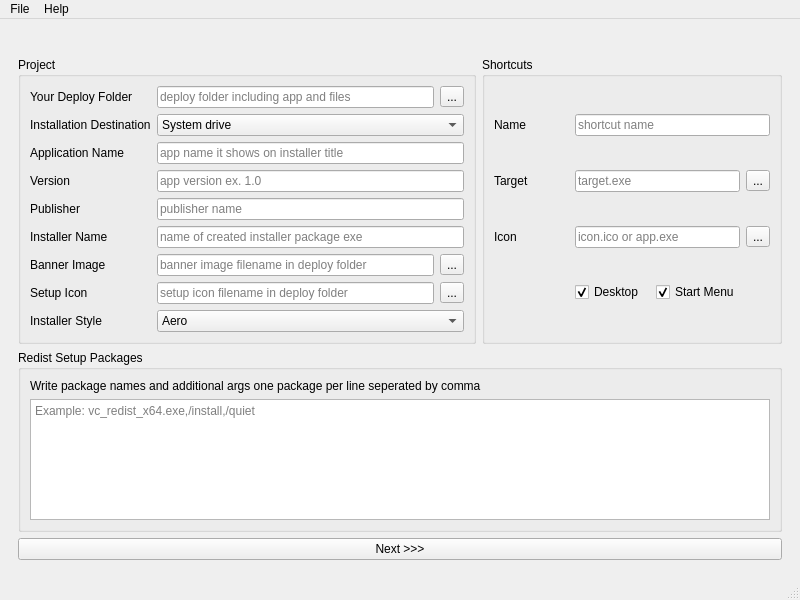
<?xml version="1.0" encoding="UTF-8"?>
<ui version="4.0">
 <class>MainWindow</class>
 <widget class="QMainWindow" name="MainWindow">
  <property name="geometry">
   <rect>
    <x>0</x>
    <y>0</y>
    <width>800</width>
    <height>600</height>
   </rect>
  </property>
  <property name="minimumSize">
   <size>
    <width>800</width>
    <height>600</height>
   </size>
  </property>
  <property name="maximumSize">
   <size>
    <width>800</width>
    <height>628</height>
   </size>
  </property>
  <property name="windowTitle">
   <string>QSetupCreator</string>
  </property>
  <property name="windowIcon">
   <iconset resource="icon.qrc">
    <normaloff>:/icon.ico</normaloff>:/icon.ico</iconset>
  </property>
  <widget class="QWidget" name="centralwidget">
   <layout class="QGridLayout" name="gridLayout_4">
    <item row="2" column="0">
     <widget class="QStackedWidget" name="stackedWidget">
      <property name="currentIndex">
       <number>0</number>
      </property>
      <widget class="QWidget" name="page">
       <layout class="QGridLayout" name="gridLayout_5">
        <item row="1" column="0" colspan="2">
         <widget class="QGroupBox" name="groupBox_6">
          <property name="title">
           <string>Redist Setup Packages</string>
          </property>
          <layout class="QGridLayout" name="gridLayout_6">
           <item row="1" column="0">
            <widget class="QTextEdit" name="textEdit">
             <property name="tabChangesFocus">
              <bool>true</bool>
             </property>
             <property name="lineWrapMode">
              <enum>QTextEdit::NoWrap</enum>
             </property>
             <property name="acceptRichText">
              <bool>true</bool>
             </property>
             <property name="placeholderText">
              <string>Example: vc_redist_x64.exe,/install,/quiet</string>
             </property>
            </widget>
           </item>
           <item row="0" column="0">
            <widget class="QLabel" name="label_10">
             <property name="text">
              <string>Write package names and additional args one package per line seperated by comma</string>
             </property>
            </widget>
           </item>
          </layout>
         </widget>
        </item>
        <item row="0" column="1">
         <widget class="QGroupBox" name="groupBox_3">
          <property name="maximumSize">
           <size>
            <width>300</width>
            <height>16777215</height>
           </size>
          </property>
          <property name="title">
           <string>Shortcuts</string>
          </property>
          <layout class="QGridLayout" name="gridLayout_3">
           <item row="0" column="0">
            <widget class="QLabel" name="label_8">
             <property name="text">
              <string>Name</string>
             </property>
            </widget>
           </item>
           <item row="1" column="0">
            <widget class="QLabel" name="label_9">
             <property name="text">
              <string>Target</string>
             </property>
            </widget>
           </item>
           <item row="1" column="2" colspan="2">
            <widget class="QLineEdit" name="lineEdit_target">
             <property name="placeholderText">
              <string>target.exe</string>
             </property>
            </widget>
           </item>
           <item row="3" column="3">
            <widget class="QCheckBox" name="checkBox_startmenu">
             <property name="text">
              <string>Start Menu</string>
             </property>
             <property name="checked">
              <bool>true</bool>
             </property>
            </widget>
           </item>
           <item row="3" column="2">
            <widget class="QCheckBox" name="checkBox_desktop">
             <property name="text">
              <string>Desktop</string>
             </property>
             <property name="checked">
              <bool>true</bool>
             </property>
            </widget>
           </item>
           <item row="1" column="4">
            <widget class="QToolButton" name="toolButton">
             <property name="text">
              <string>...</string>
             </property>
            </widget>
           </item>
           <item row="2" column="0">
            <widget class="QLabel" name="label_12">
             <property name="text">
              <string>Icon</string>
             </property>
            </widget>
           </item>
           <item row="0" column="2" colspan="3">
            <widget class="QLineEdit" name="lineEdit_nameshortcut">
             <property name="placeholderText">
              <string>shortcut name</string>
             </property>
            </widget>
           </item>
           <item row="2" column="2" colspan="2">
            <widget class="QLineEdit" name="lineEdit_icon">
             <property name="placeholderText">
              <string>icon.ico or app.exe</string>
             </property>
            </widget>
           </item>
           <item row="2" column="4">
            <widget class="QToolButton" name="toolButton_icon">
             <property name="text">
              <string>...</string>
             </property>
            </widget>
           </item>
          </layout>
         </widget>
        </item>
        <item row="2" column="0" colspan="2">
         <widget class="QPushButton" name="pushButton">
          <property name="text">
           <string>Next &gt;&gt;&gt;</string>
          </property>
         </widget>
        </item>
        <item row="0" column="0">
         <widget class="QGroupBox" name="groupBox_2">
          <property name="title">
           <string>Project</string>
          </property>
          <layout class="QGridLayout" name="gridLayout_2">
           <item row="5" column="0">
            <widget class="QLabel" name="label_4">
             <property name="text">
              <string>Installer Name</string>
             </property>
            </widget>
           </item>
           <item row="4" column="0">
            <widget class="QLabel" name="label_6">
             <property name="text">
              <string>Publisher</string>
             </property>
            </widget>
           </item>
           <item row="7" column="1" colspan="3">
            <widget class="QLineEdit" name="lineEdit_setupicon">
             <property name="placeholderText">
              <string>setup icon filename in deploy folder</string>
             </property>
            </widget>
           </item>
           <item row="3" column="0">
            <widget class="QLabel" name="label_5">
             <property name="text">
              <string>Version</string>
             </property>
            </widget>
           </item>
           <item row="7" column="0">
            <widget class="QLabel" name="label_13">
             <property name="text">
              <string>Setup Icon</string>
             </property>
            </widget>
           </item>
           <item row="8" column="0">
            <widget class="QLabel" name="label_7">
             <property name="text">
              <string>Installer Style</string>
             </property>
            </widget>
           </item>
           <item row="1" column="0">
            <widget class="QLabel" name="label_14">
             <property name="text">
              <string>Installation Destination</string>
             </property>
            </widget>
           </item>
           <item row="6" column="1" colspan="3">
            <widget class="QLineEdit" name="lineEdit_banner">
             <property name="placeholderText">
              <string>banner image filename in deploy folder</string>
             </property>
            </widget>
           </item>
           <item row="0" column="0">
            <widget class="QLabel" name="label_2">
             <property name="text">
              <string>Your Deploy Folder</string>
             </property>
            </widget>
           </item>
           <item row="2" column="0">
            <widget class="QLabel" name="label_3">
             <property name="text">
              <string>Application Name</string>
             </property>
            </widget>
           </item>
           <item row="6" column="0">
            <widget class="QLabel" name="label_11">
             <property name="text">
              <string>Banner Image</string>
             </property>
            </widget>
           </item>
           <item row="6" column="4">
            <widget class="QToolButton" name="toolButton_setupbanner">
             <property name="text">
              <string>...</string>
             </property>
            </widget>
           </item>
           <item row="7" column="4">
            <widget class="QToolButton" name="toolButton_setupicon">
             <property name="text">
              <string>...</string>
             </property>
            </widget>
           </item>
           <item row="8" column="1" colspan="4">
            <widget class="QComboBox" name="comboBox_style">
             <item>
              <property name="text">
               <string>Aero</string>
              </property>
             </item>
             <item>
              <property name="text">
               <string>Modern</string>
              </property>
             </item>
            </widget>
           </item>
           <item row="5" column="1" colspan="4">
            <widget class="QLineEdit" name="lineEdit_installername">
             <property name="minimumSize">
              <size>
               <width>208</width>
               <height>0</height>
              </size>
             </property>
             <property name="placeholderText">
              <string>name of created installer package exe</string>
             </property>
            </widget>
           </item>
           <item row="4" column="1" colspan="4">
            <widget class="QLineEdit" name="lineEdit_pub">
             <property name="minimumSize">
              <size>
               <width>200</width>
               <height>0</height>
              </size>
             </property>
             <property name="text">
              <string/>
             </property>
             <property name="placeholderText">
              <string>publisher name</string>
             </property>
            </widget>
           </item>
           <item row="3" column="1" colspan="4">
            <widget class="QLineEdit" name="lineEdit_version">
             <property name="minimumSize">
              <size>
               <width>200</width>
               <height>0</height>
              </size>
             </property>
             <property name="placeholderText">
              <string>app version ex. 1.0</string>
             </property>
            </widget>
           </item>
           <item row="2" column="1" colspan="4">
            <widget class="QLineEdit" name="lineEdit_appname">
             <property name="minimumSize">
              <size>
               <width>200</width>
               <height>0</height>
              </size>
             </property>
             <property name="placeholderText">
              <string>app name it shows on installer title</string>
             </property>
            </widget>
           </item>
           <item row="0" column="1" colspan="4">
            <layout class="QHBoxLayout" name="horizontalLayout_2">
             <item>
              <widget class="QLineEdit" name="lineEdit_deploy">
               <property name="minimumSize">
                <size>
                 <width>200</width>
                 <height>0</height>
                </size>
               </property>
               <property name="toolTip">
                <string>&lt;html&gt;&lt;head/&gt;&lt;body&gt;&lt;p&gt;You can add&lt;span style=&quot; font-weight:600;&quot;&gt; banner.png&lt;/span&gt; and &lt;span style=&quot; font-weight:600;&quot;&gt;setup.ico&lt;/span&gt; into deploy folder for installer icon and banner&lt;/p&gt;&lt;/body&gt;&lt;/html&gt;</string>
               </property>
               <property name="placeholderText">
                <string>deploy folder including app and files</string>
               </property>
              </widget>
             </item>
             <item>
              <widget class="QToolButton" name="toolButton_deploy">
               <property name="toolTip">
                <string>&lt;html&gt;&lt;head/&gt;&lt;body&gt;&lt;p&gt;You can add&lt;span style=&quot; font-weight:600;&quot;&gt; banner.png&lt;/span&gt; and &lt;span style=&quot; font-weight:600;&quot;&gt;setup.ico&lt;/span&gt; into deploy folder for installer icon and banner&lt;/p&gt;&lt;/body&gt;&lt;/html&gt;</string>
               </property>
               <property name="text">
                <string>...</string>
               </property>
              </widget>
             </item>
            </layout>
           </item>
           <item row="1" column="1" colspan="4">
            <widget class="QComboBox" name="comboBox_dest">
             <item>
              <property name="text">
               <string>System drive</string>
              </property>
             </item>
             <item>
              <property name="text">
               <string>Program files</string>
              </property>
             </item>
            </widget>
           </item>
          </layout>
         </widget>
        </item>
       </layout>
      </widget>
      <widget class="QWidget" name="page_2">
       <layout class="QGridLayout" name="gridLayout_7">
        <item row="1" column="0">
         <widget class="QPushButton" name="pushButton_back">
          <property name="text">
           <string>&lt;&lt;&lt; Back</string>
          </property>
         </widget>
        </item>
        <item row="1" column="1">
         <widget class="QPushButton" name="pushButton_start">
          <property name="text">
           <string>Start</string>
          </property>
         </widget>
        </item>
        <item row="0" column="0" colspan="2">
         <widget class="QTabWidget" name="tabWidget">
          <property name="currentIndex">
           <number>0</number>
          </property>
          <widget class="QWidget" name="config_edit">
           <attribute name="title">
            <string>config.xml</string>
           </attribute>
           <layout class="QGridLayout" name="gridLayout_8">
            <item row="0" column="0">
             <widget class="QPlainTextEdit" name="plainTextEdit_config">
              <property name="tabStopWidth">
               <number>800</number>
              </property>
             </widget>
            </item>
           </layout>
          </widget>
          <widget class="QWidget" name="installscript_edit">
           <attribute name="title">
            <string>installscript.qs</string>
           </attribute>
           <layout class="QGridLayout" name="gridLayout_9">
            <item row="0" column="0">
             <widget class="QPlainTextEdit" name="plainTextEdit_installscript">
              <property name="tabStopWidth">
               <number>800</number>
              </property>
             </widget>
            </item>
           </layout>
          </widget>
          <widget class="QWidget" name="packagexml_edit">
           <attribute name="title">
            <string>package.xml</string>
           </attribute>
           <layout class="QGridLayout" name="gridLayout_10">
            <item row="0" column="0">
             <widget class="QPlainTextEdit" name="plainTextEdit_package">
              <property name="tabStopWidth">
               <number>800</number>
              </property>
             </widget>
            </item>
           </layout>
          </widget>
         </widget>
        </item>
       </layout>
      </widget>
     </widget>
    </item>
    <item row="1" column="0">
     <widget class="QLabel" name="label_status">
      <property name="text">
       <string/>
      </property>
     </widget>
    </item>
   </layout>
  </widget>
  <widget class="QMenuBar" name="menubar">
   <property name="geometry">
    <rect>
     <x>0</x>
     <y>0</y>
     <width>800</width>
     <height>28</height>
    </rect>
   </property>
   <widget class="QMenu" name="menuFile">
    <property name="title">
     <string>File</string>
    </property>
    <widget class="QMenu" name="menuSkin">
     <property name="title">
      <string>Skin</string>
     </property>
     <addaction name="actionLight"/>
     <addaction name="actionDark"/>
    </widget>
    <addaction name="actionSet_Qt_IFW_Path"/>
    <addaction name="menuSkin"/>
   </widget>
   <widget class="QMenu" name="menuHelp">
    <property name="title">
     <string>Help</string>
    </property>
    <addaction name="actionAbout"/>
   </widget>
   <addaction name="menuFile"/>
   <addaction name="menuHelp"/>
  </widget>
  <widget class="QStatusBar" name="statusbar"/>
  <action name="actionSet_Qt_IFW_Path">
   <property name="text">
    <string>Set Qt IFW Path</string>
   </property>
  </action>
  <action name="actionAbout">
   <property name="text">
    <string>About</string>
   </property>
  </action>
  <action name="actionLight">
   <property name="checkable">
    <bool>true</bool>
   </property>
   <property name="text">
    <string>Light</string>
   </property>
  </action>
  <action name="actionDark">
   <property name="checkable">
    <bool>true</bool>
   </property>
   <property name="text">
    <string>Dark</string>
   </property>
  </action>
 </widget>
 <tabstops>
  <tabstop>lineEdit_deploy</tabstop>
  <tabstop>toolButton_deploy</tabstop>
  <tabstop>comboBox_dest</tabstop>
  <tabstop>lineEdit_appname</tabstop>
  <tabstop>lineEdit_version</tabstop>
  <tabstop>lineEdit_pub</tabstop>
  <tabstop>lineEdit_installername</tabstop>
  <tabstop>lineEdit_banner</tabstop>
  <tabstop>toolButton_setupbanner</tabstop>
  <tabstop>lineEdit_setupicon</tabstop>
  <tabstop>toolButton_setupicon</tabstop>
  <tabstop>comboBox_style</tabstop>
  <tabstop>lineEdit_nameshortcut</tabstop>
  <tabstop>lineEdit_target</tabstop>
  <tabstop>toolButton</tabstop>
  <tabstop>lineEdit_icon</tabstop>
  <tabstop>toolButton_icon</tabstop>
  <tabstop>checkBox_desktop</tabstop>
  <tabstop>checkBox_startmenu</tabstop>
  <tabstop>textEdit</tabstop>
  <tabstop>pushButton</tabstop>
  <tabstop>tabWidget</tabstop>
  <tabstop>plainTextEdit_config</tabstop>
  <tabstop>plainTextEdit_installscript</tabstop>
  <tabstop>plainTextEdit_package</tabstop>
  <tabstop>pushButton_back</tabstop>
  <tabstop>pushButton_start</tabstop>
 </tabstops>
 <resources>
  <include location="icon.qrc"/>
 </resources>
 <connections/>
</ui>
